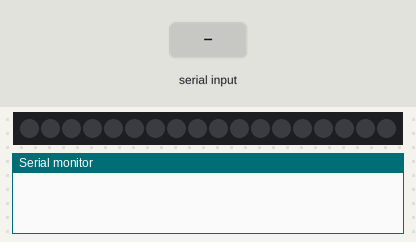
This sketch was run on a simulated Arduino Uno, built with avr-gcc and run on an emulated ATmega328P. On the bench: 18 RGB LEDs in strip order, left to right, the last lines printed to the serial monitor. The inputs (shaded band) are chosen by the test bench.

Above: at 1.2 s.
1.3 s: "6" received over Serial
At 1.48 s:
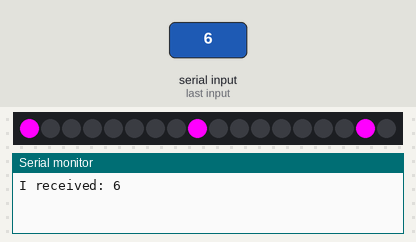
3.0 s: "7" received over Serial
At 3.59 s:
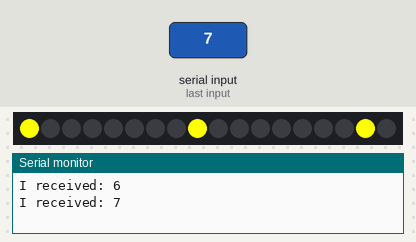
5.1 s: "1" received over Serial
At 6.5 s:
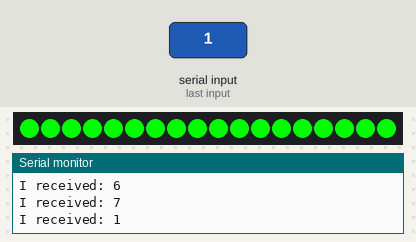
7.1 s: "2" received over Serial
At 7.29 s:
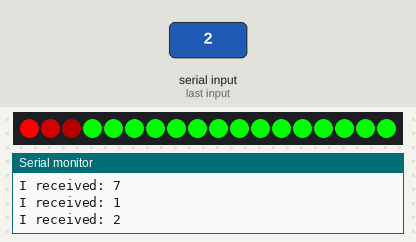
9.5 s: "3" received over Serial
At 12.37 s:
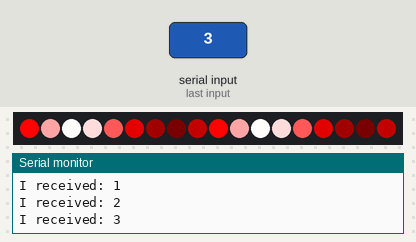
12.5 s: "4" received over Serial
At 26.5 s:
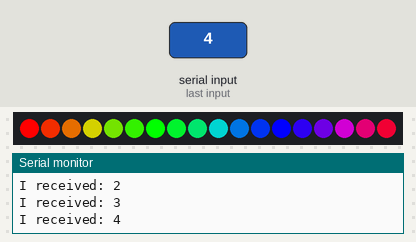
Timing chart, 0 to 28.0 s (numbered marks = the images above; inputs shaded):
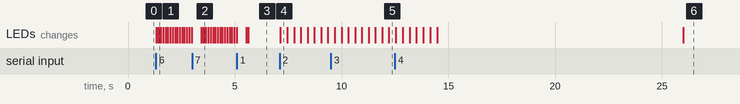

Measured:
- after the input at 1.3 s, the LEDs: first change at once (image 1 shows a later state)
- after the input at 3.0 s, the LEDs: first differ from a run without the input after 0.43 s (image 2 shows a later state)
- after the input at 7.1 s, the LEDs: change at once (image 4)
- after the input at 9.5 s, the LEDs: first differ from a run without the input after 2.7 s (image 5)

The sketch:

teensyledalerts.ino
```cpp
#include "LPD8806.h"
#include "SPI.h"

int dataPin = 2;
int clockPin = 1;
int leds = 18;
char alert;
char last;

LPD8806 strip = LPD8806(leds, dataPin, clockPin);

void setup() {
  // Start up the LED strip
  strip.begin();
  Serial.begin(9600);
  // Update the strip, to start they are all 'off'
  strip.show();
}

// function prototypes, do not remove these!
void colorChase(uint32_t c, uint8_t wait);
void colorWipe(uint32_t c, uint8_t wait);
void dither(uint32_t c, uint8_t wait);
void scanner(uint8_t r, uint8_t g, uint8_t b, uint8_t wait);
void wave(uint32_t c, int cycles, uint8_t wait);
void rainbowCycle(uint8_t wait);
void setColor(uint32_t c);
uint32_t Wheel(uint16_t WheelPos);

void loop() {
  if (Serial.available() > 0) {
    alert = Serial.read();
    Serial.print("I received: ");
    Serial.println(alert);
  }
  if (alert == false) {
    alert = last;
  }

  switch (alert) {
    case '1':
      setColor(strip.Color(0, 127,0));        // all green
      break;
    case '2':
      scanner(127,0,0, 30);                   // red, slow
      break;
    case '3':
      wave(strip.Color(127,0,0), 4, 20);      // red/white/blue
      break;
    case '4':
      rainbowCycle(0);                        // make it go through the cycle fairly fast
      break;
    case '5':
      colorChase(strip.Color(127,0,127), 20); // magenta
      break;
    case '6':
      dither(strip.Color(127,0,127), 50);     // magenta, slow
      setColor(strip.Color(0, 0,0));
      break;
    case '7':
      dither(strip.Color(127,127,0), 50);     // yellow, slow
      setColor(strip.Color(0, 0,0));
      break;
    case '8':
      colorWipe(strip.Color(127,0,0), 20);    // red
      setColor(strip.Color(0, 0,0));
      break;
    default:
      setColor(strip.Color(0, 0,0));
    }
  last = alert;
}

void rainbowCycle(uint8_t wait) {
  uint16_t i, j;

  for (j=0; j < 384 * 5; j++) {     // 5 cycles of all 384 colors in the wheel
    for (i=0; i < strip.numPixels(); i++) {
      // tricky math! we use each pixel as a fraction of the full 384-color
      // wheel (thats the i / strip.numPixels() part)
      // Then add in j which makes the colors go around per pixel
      // the % 384 is to make the wheel cycle around
      strip.setPixelColor(i, Wheel(((i * 384 / strip.numPixels()) + j) % 384));
    }
    strip.show();   // write all the pixels out
    delay(wait);
  }
}

void setColor(uint32_t c) {
  int i;
  for(i=0; i < strip.numPixels(); i++){
    strip.setPixelColor(i, c);
    strip.show();
  }
}

void colorWipe(uint32_t c, uint8_t wait) {
  int i;

  for (i=0; i < strip.numPixels(); i++) {
      strip.setPixelColor(i, c);
      strip.show();
      delay(wait);
  }
}

void colorChase(uint32_t c, uint8_t wait) {
  int i;

  for (i=0; i < strip.numPixels(); i++) {
    strip.setPixelColor(i, 0);  // turn all pixels off
  }

  for (i=0; i < strip.numPixels(); i++) {
      strip.setPixelColor(i, c); // set one pixel
      strip.show();              // refresh strip display
      delay(wait);               // hold image for a moment
      strip.setPixelColor(i, 0); // erase pixel (but don't refresh yet)
  }
  strip.show(); // for last erased pixel
}

void dither(uint32_t c, uint8_t wait) {

  // Determine highest bit needed to represent pixel index
  int hiBit = 0;
  int n = strip.numPixels() - 1;
  for(int bit=1; bit < 0x8000; bit <<= 1) {
    if(n & bit) hiBit = bit;
  }

  int bit, reverse;
  for(int i=0; i<(hiBit << 1); i++) {
    // Reverse the bits in i to create ordered dither:
    reverse = 0;
    for(bit=1; bit <= hiBit; bit <<= 1) {
      reverse <<= 1;
      if(i & bit) reverse |= 1;
    }
    strip.setPixelColor(reverse, c);
    strip.show();
    delay(wait);
  }
  delay(250); // Hold image for 1/4 sec
}

void scanner(uint8_t r, uint8_t g, uint8_t b, uint8_t wait) {
  int i, j, pos, dir;

  pos = 0;
  dir = 1;

  for(i=0; i<((strip.numPixels()-1) * 8); i++) {
    // Draw 5 pixels centered on pos.  setPixelColor() will clip
    // any pixels off the ends of the strip, no worries there.
    // we'll make the colors dimmer at the edges for a nice pulse
    // look
    strip.setPixelColor(pos - 2, strip.Color(r/4, g/4, b/4));
    strip.setPixelColor(pos - 1, strip.Color(r/2, g/2, b/2));
    strip.setPixelColor(pos, strip.Color(r, g, b));
    strip.setPixelColor(pos + 1, strip.Color(r/2, g/2, b/2));
    strip.setPixelColor(pos + 2, strip.Color(r/4, g/4, b/4));

    strip.show();
    delay(wait);
    for(j=-2; j<= 2; j++)
        strip.setPixelColor(pos+j, strip.Color(0,0,0));
    // Bounce off ends of strip
    pos += dir;
    if(pos < 0) {
      pos = 1;
      dir = -dir;
    } else if(pos >= strip.numPixels()) {
      pos = strip.numPixels() - 2;
      dir = -dir;
    }
  }
}

#define PI 3.14159265
void wave(uint32_t c, int cycles, uint8_t wait) {
  float y;
  byte  r, g, b, r2, g2, b2;

  // Need to decompose color into its r, g, b elements
  g = (c >> 16) & 0x7f;
  r = (c >>  8) & 0x7f;
  b =  c        & 0x7f;

  for(int x=0; x<(strip.numPixels()*5); x++)
  {
    for(int i=0; i<strip.numPixels(); i++) {
      y = sin(PI * (float)cycles * (float)(x + i) / (float)strip.numPixels());
      if(y >= 0.0) {
        // Peaks of sine wave are white
        y  = 1.0 - y; // Translate Y to 0.0 (top) to 1.0 (center)
        r2 = 127 - (byte)((float)(127 - r) * y);
        g2 = 127 - (byte)((float)(127 - g) * y);
        b2 = 127 - (byte)((float)(127 - b) * y);
      } else {
        // Troughs of sine wave are black
        y += 1.0; // Translate Y to 0.0 (bottom) to 1.0 (center)
        r2 = (byte)((float)r * y);
        g2 = (byte)((float)g * y);
        b2 = (byte)((float)b * y);
      }
      strip.setPixelColor(i, r2, g2, b2);
    }
    strip.show();
    delay(wait);
  }
}

/* Helper functions */

//Input a value 0 to 384 to get a color value.
//The colours are a transition r - g - b - back to r

uint32_t Wheel(uint16_t WheelPos)
{
  byte r, g, b;
  switch(WheelPos / 128)
  {
    case 0:
      r = 127 - WheelPos % 128; // red down
      g = WheelPos % 128;       // green up
      b = 0;                    // blue off
      break;
    case 1:
      g = 127 - WheelPos % 128; // green down
      b = WheelPos % 128;       // blue up
      r = 0;                    // red off
      break;
    case 2:
      b = 127 - WheelPos % 128; // blue down
      r = WheelPos % 128;       // red up
      g = 0;                    // green off
      break;
  }
  return(strip.Color(r,g,b));
}
```
